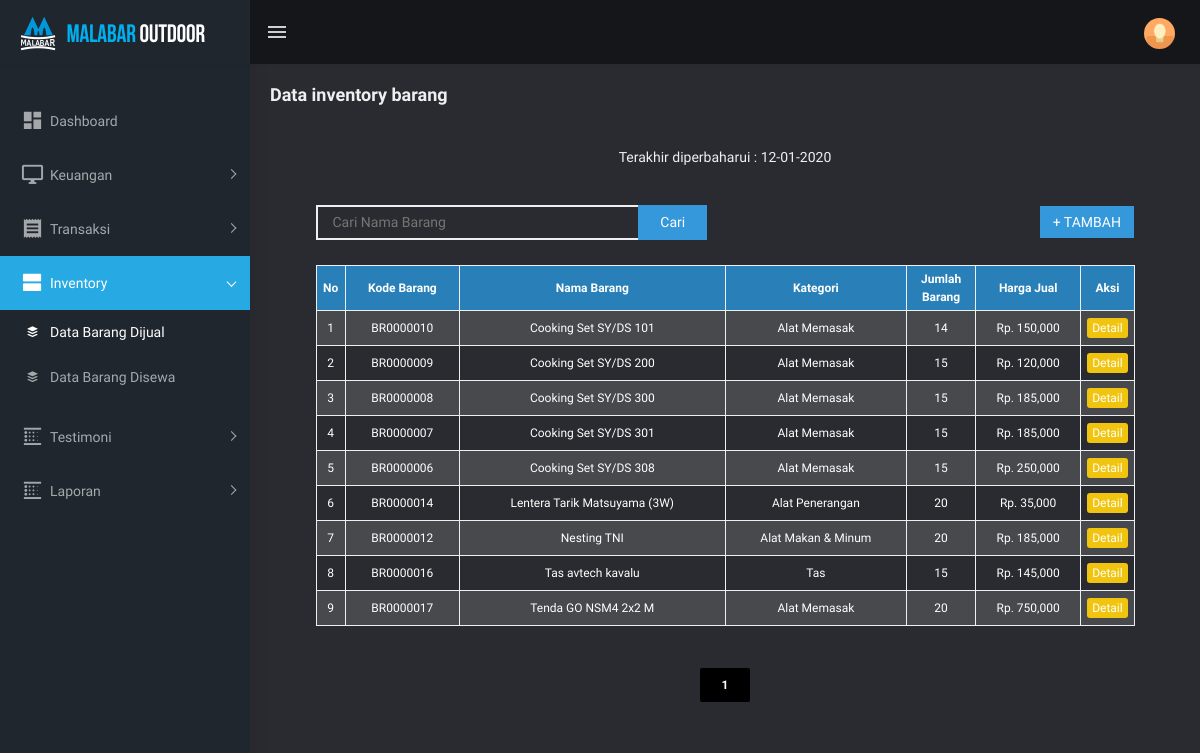
/admin/html/keuangan/databarangjual.php (signed in), run on an earlier commit of the app's database.
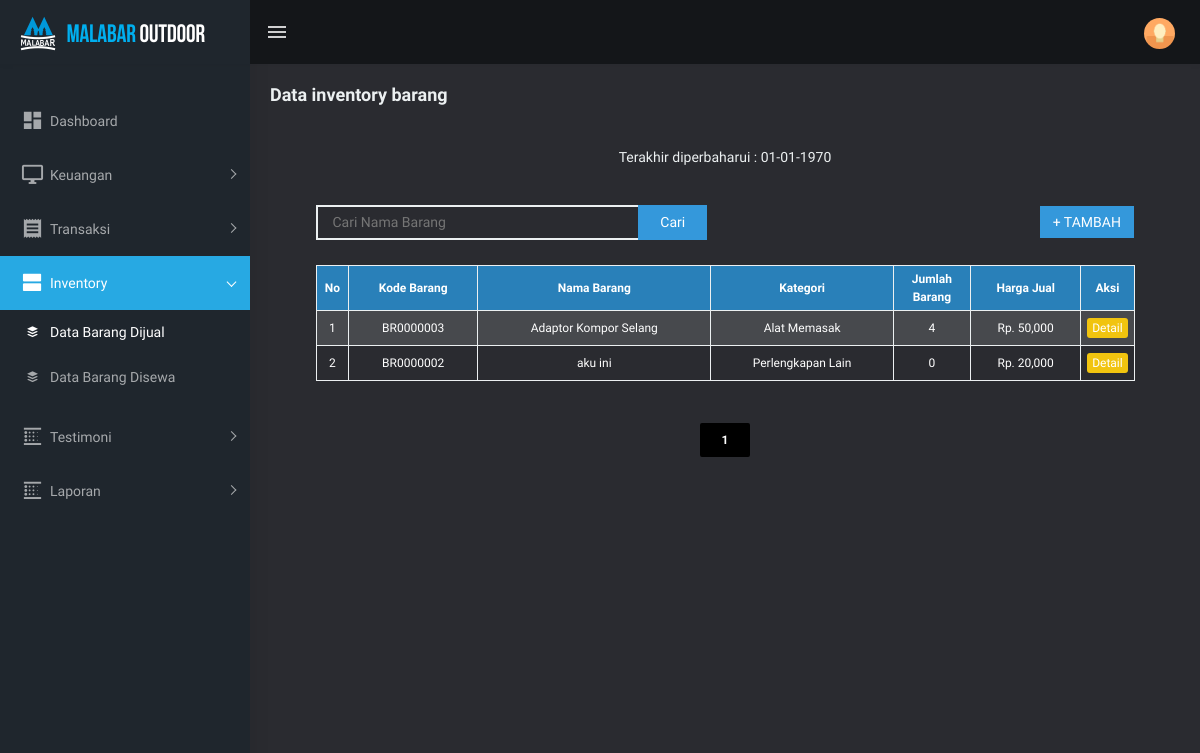
And on a later commit of the database.
### tables this page shows
CREATE TABLE `barang` (
  `idBrg` varchar(9) NOT NULL,
  `namaBrg` varchar(50) NOT NULL,
  `jenisBrg` varchar(25) NOT NULL,
  `hargaBrg` int(11) DEFAULT NULL,
  `hargaSewa` int(11) DEFAULT NULL,
  `Deskrip` text NOT NULL,
  `Foto` varchar(200) NOT NULL,
  `stockBrg` int(11) NOT NULL
);

### admin/html/keuangan/databarangjual.php (the view, shortened to what the changed rows need)
<?php
include "../../../config.php";
$halaman = 15;
$page = isset($_GET["halaman"]) ? (int)$_GET["halaman"] : 1;
$mulai = ($page>1) ? ($page * $halaman) - $halaman : 0;
$result = mysqli_query($koneksi,"SELECT * FROM barang where hargaBrg <> '0'");
$total = mysqli_num_rows($result);
$pages = ceil($total/$halaman);
$pagi = false;
?>
<!DOCTYPE html>
<html dir="ltr" lang="en">
<head>
    <link href="../../assets/libs/flot/css/float-chart.css" rel="stylesheet">
    <link href="../../dist/css/style.min.css" rel="stylesheet">
</head>
<body>
    <?php
    $res = "SELECT max(tglBeli) tglLast FROM `beli` join detailbeli on beli.kdBeli = detailbeli.kdBeli join barang on detailbeli.idBrg = barang.idBrg WHERE barang.hargaSewa = 0";
    $mysql = mysqli_query($koneksi,$res);
    $assc = mysqli_fetch_assoc($mysql);
    ?>
    <div id="main-wrapper">
        <div class="page-wrapper" style="background-color: #2a2b30; color: rgba(236, 240, 241,1.0)">
            <div class="container-fluid">
                <br>
                <center>
                    <p>Terakhir diperbaharui : <?php echo date("d-m-Y", strtotime($assc['tglLast'])) ?></p><br>
                    <div style="width: 90%; text-align: left;">
                        <div class="inblock" style="width: 49.5%">
                        </div>
                        <div class="inblock" style="width: 50%; text-align: right;">
                        </div>
                    </div>
                    <table style="margin-top: 25px">
                        <tr>
                            <th>No</th>
                            <th>Kode Barang</th>
                            <th>Nama Barang</th>
                            <th>Kategori</th>
                            <th>Jumlah<br>Barang</th>
                            <th>Harga Jual</th>
                            <th width="6.5%">Aksi</th>
                        </tr>
                        <?php
                        $no = 1;
                        if (isset($_POST['submit'])) {
                            $nama = $_POST['cari'];
                            $brg = mysqli_query($koneksi,"SELECT * FROM barang where hargaBrg <> '0' and namaBrg like '%".$nama."%' ORDER BY `namaBrg` ASC");
                            while($barang = mysqli_fetch_assoc($brg)){
                                ?>
                                <tr>
                                    <td><?php echo $no ?></td>
                                    <td><?php echo $barang['idBrg'] ?></td>
                                    <td><?php echo $barang['namaBrg'] ?></td>
                                    <td><?php echo $barang['jenisBrg'] ?></td>
                                    <td><?php echo $barang['stockBrg'] ?></td>
                                    <td><?php echo "Rp. ",number_format($barang['hargaBrg']) ?></td>
                                    <td>
                                        <a href="detailbrg.php?id= <?php echo $barang['idBrg']; ?>" class="tombol">Detail</a>
                                    </td>
                                </tr>
                                <?php
                                $no++;
                            }
                        }
                        else{
                            $pagi = true;
                            $brg = mysqli_query($koneksi,"SELECT * FROM barang where hargaBrg <> '0' ORDER BY `namaBrg` ASC LIMIT $mulai, $halaman");
                            while($barang = mysqli_fetch_assoc($brg)){
                                ?>
                                <tr>
                                    <td><?php echo $no ?></td>
                                    <td><?php echo $barang['idBrg'] ?></td>
                                    <td><?php echo $barang['namaBrg'] ?></td>
                                    <td><?php echo $barang['jenisBrg'] ?></td>
                                    <td><?php echo $barang['stockBrg'] ?></td>
                                    <td><?php echo "Rp. ",number_format($barang['hargaBrg']) ?></td>
                                    <td>
                                        <a href="detailbrg.php?id=<?php echo $barang['idBrg']; ?>" class="tombol">Detail</a>
                                    </td>
                                </tr>
                                <?php
                                $no++;
                            }
                        }
                        ?>
                    </table>
                    <br><br>
                    <?php
                    if ($pagi == true ){ ?>
                        <div align="center">
                            <?php for ($i=1; $i<=$pages ; $i++){ ?>
                                <a href="?halaman=<?php echo $i; ?>" class="btn btn-black"><?php echo $i; ?></a>
                            <?php } ?>
                        </div>
                        <?php
                    }
                    ?>
                </center>
            </div>
        </div>
    </div>
</body>
</html>

What changed in the data, as far as the page shows it:
removed barang: idBrg "BR0000010", namaBrg "Cooking Set SY/DS 101", jenisBrg "Alat Memasak", stockBrg "14", hargaBrg "150,000"
removed barang: idBrg "BR0000009", namaBrg "Cooking Set SY/DS 200", jenisBrg "Alat Memasak", stockBrg "15", hargaBrg "120,000"
removed barang: idBrg "BR0000008", namaBrg "Cooking Set SY/DS 300", jenisBrg "Alat Memasak", stockBrg "15", hargaBrg "185,000"
removed barang: idBrg "BR0000007", namaBrg "Cooking Set SY/DS 301", jenisBrg "Alat Memasak", stockBrg "15", hargaBrg "185,000"
removed barang: idBrg "BR0000006", namaBrg "Cooking Set SY/DS 308", jenisBrg "Alat Memasak", stockBrg "15", hargaBrg "250,000"
removed barang: idBrg "BR0000014", namaBrg "Lentera Tarik Matsuyama (3W)", jenisBrg "Alat Penerangan", stockBrg "20", hargaBrg "35,000"
removed barang: idBrg "BR0000012", namaBrg "Nesting TNI", jenisBrg "Alat Makan & Minum", stockBrg "20", hargaBrg "185,000"
removed barang: idBrg "BR0000016", namaBrg "Tas avtech kavalu", jenisBrg "Tas", stockBrg "15", hargaBrg "145,000"
removed barang: idBrg "BR0000017", namaBrg "Tenda GO NSM4 2x2 M", jenisBrg "Alat Memasak", stockBrg "20", hargaBrg "750,000"
now on this page (row edited): barang: idBrg "BR0000003", namaBrg "Adaptor Kompor Selang", jenisBrg "Alat Memasak", stockBrg "4", hargaBrg "50,000"
now on this page (row edited): barang: idBrg "BR0000002", namaBrg "aku ini", jenisBrg "Perlengkapan Lain", stockBrg "0", hargaBrg "20,000"
Also different on the page:
date("d-m-Y", strtotime($assc['tglLast'])): "12-01-2020" → "01-01-1970"
